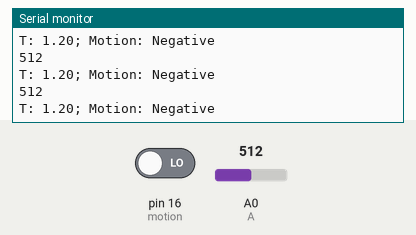
Bench run of a sketch on a simulated Arduino Uno, built with avr-gcc and run on an emulated ATmega328P. On the bench: the last lines printed to the serial monitor. Inputs (shaded band) come from the test bench; at power-on: pin 16 (motion) LOW, A0 (A) = 512.

Above: at 1.2 s.
1.3 s: pin 16 (motion) driven HIGH
At 1.32 s:
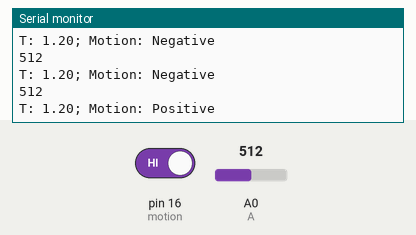
2.9 s: A0 (A) set to 716
At 2.93 s:
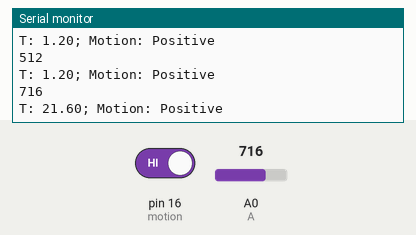
4.4 s: A0 (A) set to 900
At 4.44 s:
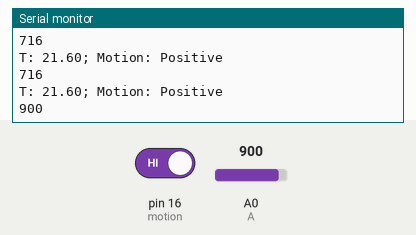
5.9 s: pin 16 (motion) driven LOW
At 5.96 s:
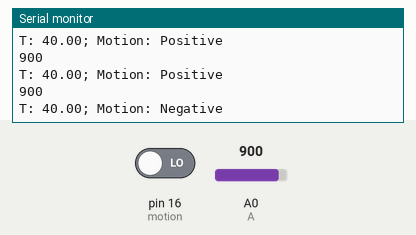
Timing chart, 0 to 8.4 s (numbered marks = the images above; inputs shaded):
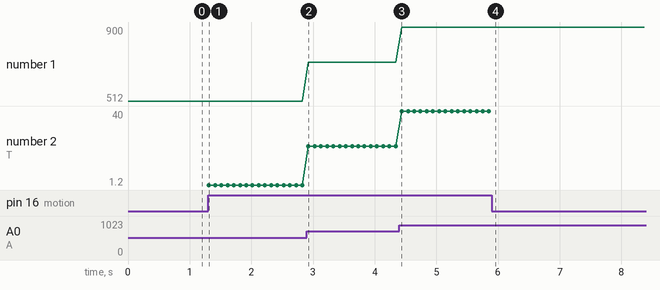

The sketch:

Stuff_test.ino
```cpp
#include <dummy.h>

//This tests devices.

int A = A0;
int motion = 16;
void setup() {
  // put your setup code here, to run once:
  pinMode (A, INPUT);
  pinMode (motion, INPUT);
Serial.begin(115200);
}

void loop() {
  // put your main code here, to run repeatedly:
  double temp = getTemp();
  boolean moved = checkMotion();
  String motion = "";
  if(moved)
  {
    motion = "Positive";
  }
  else
  {
    motion = "Negative";
  }

//  Serial.println("The temperature is ");
//  Serial.println (temp);
//  Serial.println("Motion Detect:");
//  Serial.println(checkMotion());

  // log message
  Serial.println(String("T: ") + temp + String("; Motion: ") + motion);

  delay(100);
}

double getTemp()
{
  int reading = analogRead(A);
  Serial.println(reading);
  double temp = (reading - 500)/10.0;
  return temp;
}

boolean checkMotion()
{
  if(digitalRead(motion) == 1)
  {
    return true;
  }
  else
  {
    return false;
  }
}
```

Measured:
- after the input at 1.3 s, the serial monitor: prints a new line at once (image 1)
- after the input at 2.9 s, the serial monitor: prints a new line at once (image 2)
- after the input at 4.4 s, the serial monitor: prints a new line at once (image 3)
- after the input at 5.9 s, the serial monitor: prints a new line after 0.05 s (image 4)
- plotted number 1: 512 → 716 after the input at 2.9 s, 716 → 900 after the input at 4.4 s
- plotted number 2: 1.2 → 21.6 after the input at 2.9 s, 21.6 → 40 after the input at 4.4 s
